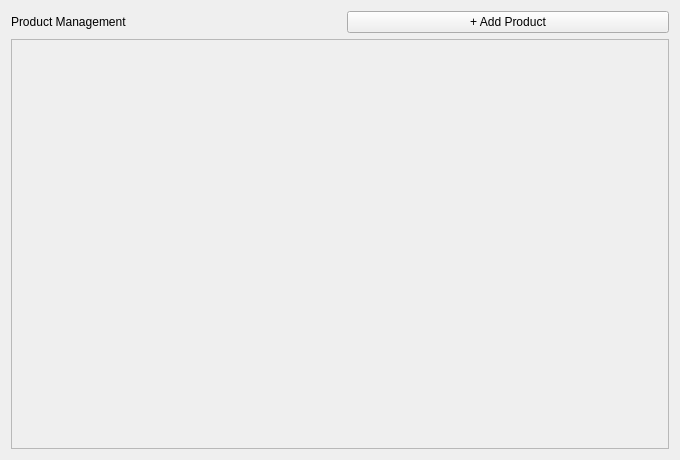
<?xml version="1.0" encoding="UTF-8"?>
<ui version="4.0">
 <class>ProductsManagerWidget</class>
 <widget class="QWidget" name="ProductsManagerWidget">
  <property name="geometry">
   <rect>
    <x>0</x>
    <y>0</y>
    <width>680</width>
    <height>460</height>
   </rect>
  </property>
  <property name="windowTitle">
   <string>Products Manager</string>
  </property>
  <layout class="QVBoxLayout" name="verticalLayout">
   <item>
    <layout class="QHBoxLayout" name="topBarLayout">
     <item>
      <widget class="QLabel" name="titleLabel">
       <property name="text">
        <string>Product Management</string>
       </property>
      </widget>
     </item>
     <item>
      <spacer name="horizontalSpacer">
       <property name="orientation">
        <enum>Qt::Orientation::Horizontal</enum>
       </property>
      </spacer>
     </item>
     <item>
      <widget class="QPushButton" name="addProductButton">
       <property name="text">
        <string>+ Add Product</string>
       </property>
      </widget>
     </item>
    </layout>
   </item>
   <item>
    <widget class="QScrollArea" name="scrollArea">
     <property name="widgetResizable">
      <bool>true</bool>
     </property>
     <widget class="QWidget" name="scrollContents">
      <property name="geometry">
       <rect>
        <x>0</x>
        <y>0</y>
        <width>660</width>
        <height>400</height>
       </rect>
      </property>
      <layout class="QVBoxLayout" name="productListLayout">
       <property name="alignment">
        <set>Qt::AlignmentFlag::AlignTop</set>
       </property>
      </layout>
     </widget>
    </widget>
   </item>
  </layout>
 </widget>
 <resources/>
 <connections/>
</ui>
